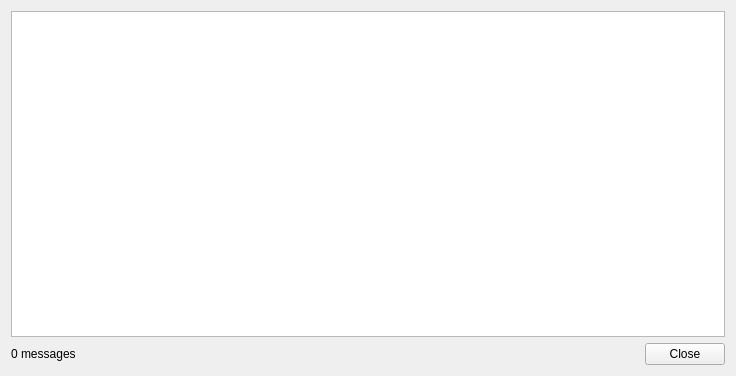
<?xml version="1.0" encoding="UTF-8"?>
<ui version="4.0">
 <class>CLogDisplay</class>
 <widget class="QWidget" name="CLogDisplay">
  <property name="geometry">
   <rect>
    <x>0</x>
    <y>0</y>
    <width>736</width>
    <height>376</height>
   </rect>
  </property>
  <property name="windowTitle">
   <string>JPReader message log</string>
  </property>
  <layout class="QVBoxLayout" name="verticalLayout">
   <item>
    <widget class="QTextEdit" name="logView">
     <property name="lineWrapMode">
      <enum>QTextEdit::NoWrap</enum>
     </property>
    </widget>
   </item>
   <item>
    <layout class="QHBoxLayout" name="horizontalLayout">
     <item>
      <widget class="QLabel" name="linesCount">
       <property name="text">
        <string>0 messages</string>
       </property>
      </widget>
     </item>
     <item>
      <spacer name="horizontalSpacer">
       <property name="orientation">
        <enum>Qt::Horizontal</enum>
       </property>
       <property name="sizeHint" stdset="0">
        <size>
         <width>40</width>
         <height>20</height>
        </size>
       </property>
      </spacer>
     </item>
     <item>
      <widget class="QPushButton" name="buttonClose">
       <property name="text">
        <string>Close</string>
       </property>
      </widget>
     </item>
    </layout>
   </item>
  </layout>
 </widget>
 <tabstops>
  <tabstop>buttonClose</tabstop>
 </tabstops>
 <resources/>
 <connections>
  <connection>
   <sender>buttonClose</sender>
   <signal>clicked()</signal>
   <receiver>CLogDisplay</receiver>
   <slot>hide()</slot>
   <hints>
    <hint type="sourcelabel">
     <x>524</x>
     <y>365</y>
    </hint>
    <hint type="destinationlabel">
     <x>358</x>
     <y>274</y>
    </hint>
   </hints>
  </connection>
 </connections>
</ui>
